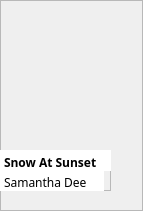
            <widget class="QFrame" name="frame_79">
             <property name="geometry">
              <rect>
               <x>309</x>
               <y>225</y>
               <width>143</width>
               <height>211</height>
              </rect>
             </property>
             <property name="frameShape">
              <enum>QFrame::StyledPanel</enum>
             </property>
             <property name="frameShadow">
              <enum>QFrame::Raised</enum>
             </property>
             <widget class="QLabel" name="label_45">
              <property name="geometry">
               <rect>
                <x>0</x>
                <y>0</y>
                <width>111</width>
                <height>141</height>
               </rect>
              </property>
              <property name="text">
               <string/>
              </property>
              <property name="pixmap">
               <pixmap resource="Resources.qrc">:/images/book-covers/book10.png</pixmap>
              </property>
              <property name="scaledContents">
               <bool>true</bool>
              </property>
             </widget>
             <widget class="QFrame" name="frame_80">
              <property name="geometry">
               <rect>
                <x>0</x>
                <y>150</y>
                <width>111</width>
                <height>41</height>
               </rect>
              </property>
              <property name="frameShape">
               <enum>QFrame::StyledPanel</enum>
              </property>
              <property name="frameShadow">
               <enum>QFrame::Raised</enum>
              </property>
              <widget class="QPlainTextEdit" name="plainTextEdit_85">
               <property name="geometry">
                <rect>
                 <x>0</x>
                 <y>0</y>
                 <width>111</width>
                 <height>21</height>
                </rect>
               </property>
               <property name="styleSheet">
                <string notr="true">font-weight: bold;
font-family: Baloo 2;
background: white;</string>
               </property>
               <property name="frameShape">
                <enum>QFrame::NoFrame</enum>
               </property>
               <property name="verticalScrollBarPolicy">
                <enum>Qt::ScrollBarAlwaysOff</enum>
               </property>
               <property name="tabChangesFocus">
                <bool>false</bool>
               </property>
               <property name="lineWrapMode">
                <enum>QPlainTextEdit::WidgetWidth</enum>
               </property>
               <property name="plainText">
                <string>Snow At Sunset</string>
               </property>
               <property name="textInteractionFlags">
                <set>Qt::TextSelectableByKeyboard|Qt::TextSelectableByMouse</set>
               </property>
              </widget>
              <widget class="QPlainTextEdit" name="plainTextEdit_86">
               <property name="geometry">
                <rect>
                 <x>0</x>
                 <y>20</y>
                 <width>104</width>
                 <height>21</height>
                </rect>
               </property>
               <property name="styleSheet">
                <string notr="true">font-family: Baloo 2;
background: white;</string>
               </property>
               <property name="frameShape">
                <enum>QFrame::NoFrame</enum>
               </property>
               <property name="verticalScrollBarPolicy">
                <enum>Qt::ScrollBarAlwaysOff</enum>
               </property>
               <property name="readOnly">
                <bool>true</bool>
               </property>
               <property name="plainText">
                <string>Samantha Dee</string>
               </property>
              </widget>
             </widget>
            </widget>
